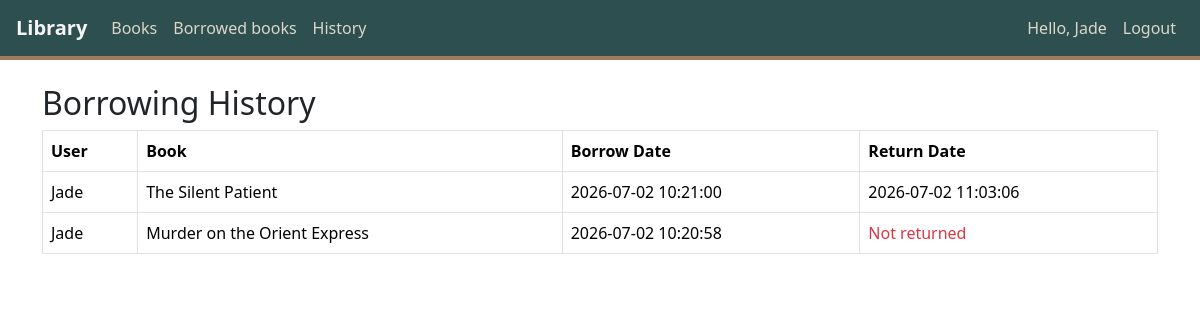
The app's page /history (signed in) with its own data.
### tables this page shows
CREATE TABLE users (
    id INTEGER PRIMARY KEY AUTOINCREMENT,
    username TEXT NOT NULL UNIQUE,
    hash TEXT NOT NULL,
    role TEXT NOT NULL DEFAULT 'client',   -- admin or client
    status TEXT NOT NULL DEFAULT 'active'
);

CREATE TABLE borrowed_books (    id INTEGER PRIMARY KEY AUTOINCREMENT,    user_id INTEGER NOT NULL,    book_id INTEGER NOT NULL,    borrow_date TEXT NOT NULL DEFAULT CURRENT_TIMESTAMP,    return_date TEXT,    FOREIGN KEY (user_id) REFERENCES users(id),    FOREIGN KEY (book_id) REFERENCES books(id));

CREATE TABLE books (    id INTEGER PRIMARY KEY AUTOINCREMENT,    title TEXT NOT NULL,    author_id INTEGER NOT NULL,    genre_id INTEGER NOT NULL,    stock INTEGER NOT NULL DEFAULT 0,    status TEXT NOT NULL DEFAULT 'active',       buy_price REAL NOT NULL DEFAULT 0,           borrow_fee REAL NOT NULL DEFAULT 0,         FOREIGN KEY (author_id) REFERENCES authors(id),    FOREIGN KEY (genre_id) REFERENCES genres(id));

### app.py (the view, shortened to what this page needs)
@login_required
@app.route("/history")
def history():
    if session.get("role") != "admin":
        rowrs = rows = db.execute("""
            SELECT borrowed_books.id, borrowed_books.borrow_date, borrowed_books.return_date,
                users.username,
                books.title
            FROM borrowed_books
            JOIN users ON borrowed_books.user_id = users.id
            JOIN books ON borrowed_books.book_id = books.id
            WHERE users.username = ?
            ORDER BY borrowed_books.borrow_date DESC
        """, session["username"])
    return render_template("history.html", rows=rows)

### templates/history.html (shortened to what this page needs)
{% extends "layout.html" %}
{% block body %}
<h2>Borrowing History</h2>
<table class="table table-bordered">
    <thead>
        <tr>
            <th>User</th>
            <th>Book</th>
            <th>Borrow Date</th>
            <th>Return Date</th>
        </tr>
    </thead>
    <tbody>
        {% for r in rows %}
        <tr>
            <td>{{ r.username }}</td>
            <td>{{ r.title }}</td>
            <td>{{ r.borrow_date }}</td>
            <td>
                {% if r.return_date %}
                    {{ r.return_date }}
                {% else %}
                    <span class="text-danger">Not returned</span>
                {% endif %}
            </td>
        </tr>
        {% endfor %}
    </tbody>
</table>
{% endblock %}

### templates/layout.html (shortened to what this page needs)
<!DOCTYPE html>
<html lang="en">
<head>
    <link href="https://cdn.jsdelivr.net/npm/bootstrap@5.3.8/dist/css/bootstrap.min.css" rel="stylesheet">
    <link href="/static/css/styles.css" rel="stylesheet">
</head>
<body>
    <nav class="navbar navbar-expand-lg custom-navbar px-3">
        <a class="navbar-brand text-light" href="/">Library</a>
        <div class="collapse navbar-collapse" id="navbarNav">
            <ul class="navbar-nav me-auto">
                {% if session.get("user_id") %}
                    <li class="nav-item"><a class="nav-link" href="/">Books</a></li>
                    <li class="navi-tem"><a class="nav-link" href="/borrowed_books">Borrowed books</a></li>
                    <li class="nav-item"><a class="nav-link" href="/history">History</a></li>
                {% endif %}
            </ul>
            <ul class="navbar-nav ms-auto">
                {% if session.get("user_id") %}
                    <li class="nav-item"><span class="nav-link disabled">Hello, {{ session.username }} </span></li>
                    <li class="nav-item"><a class="nav-link" href="/logout">Logout</a></li>
                {% else %}
                    <li class="nav-item"><a class="nav-link" href="/login">Login</a></li>
                {% endif %}
            </ul>
        </div>
    </nav>
    <main class="container py-4">
        {% block body %}{% endblock %}
    </main>
</body>
</html>

### static/css/styles.css (style rules this page uses)
.custom-navbar { background-color: #2E4F4F; border-bottom: 4px solid #A27B5C; }
.custom-navbar .nav-link { color: #DCD7C9 !important; font-weight: 500; }
.custom-navbar .navbar-brand { font-weight: bold; color: #F5F5F5 !important; }

### records on screen
users: username "Jade"
borrowed_books: username "Jade", title "The Silent Patient", borrow_date "2026-07-02 10:21:00", return_date "2026-07-02 11:03:06"
borrowed_books: username "Jade", title "Murder on the Orient Express", borrow_date "2026-07-02 10:20:58", shows "Not returned"
